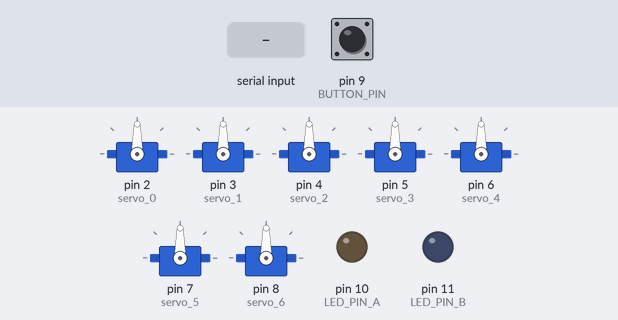
This sketch was run on a simulated Arduino Uno, built with avr-gcc and run on an emulated ATmega328P. On the bench: 7 × servo, output pins drawn as LEDs (lit = HIGH). The inputs (shaded band) are chosen by the test bench; at power-on: pin 9 (BUTTON_PIN) HIGH.

Above: at 1.2 s.
1.3 s: pin 9 (BUTTON_PIN) pulled LOW for 0.15 s
At 1.7 s:
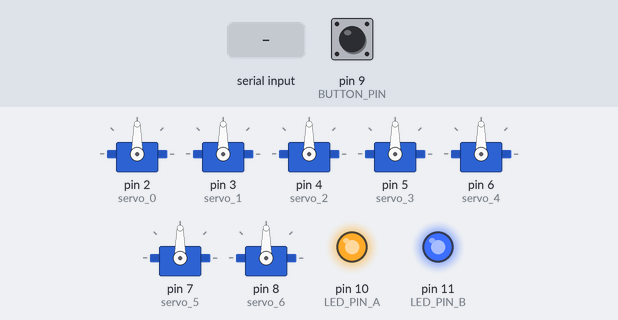
2.9 s: "30,150\n" received over Serial
At 3.7 s:
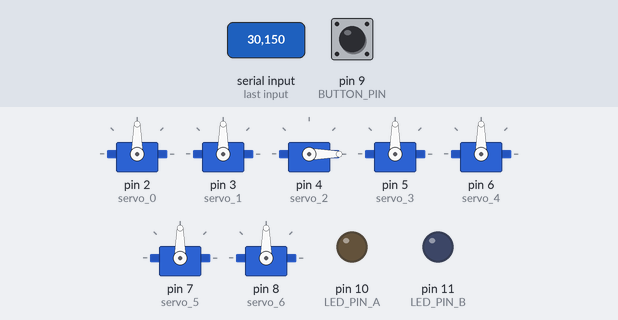
4.4 s: "1\n" received over Serial
At 4.7 s:
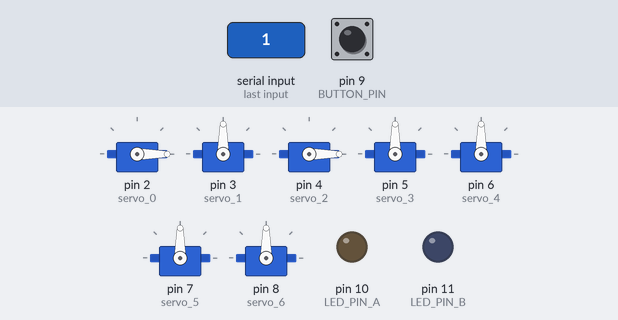
5.9 s: pin 9 (BUTTON_PIN) pulled LOW for 1 s
At 6.4 s:
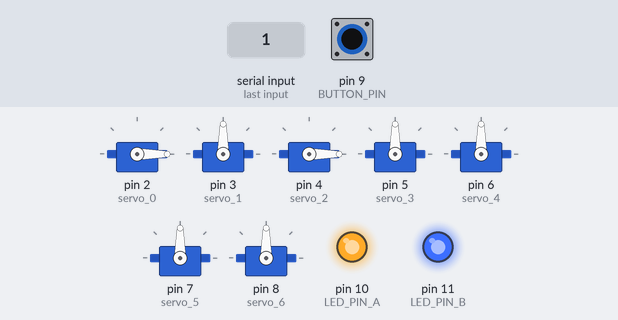
8.4 s: "2\n" received over Serial
At 8.9 s:
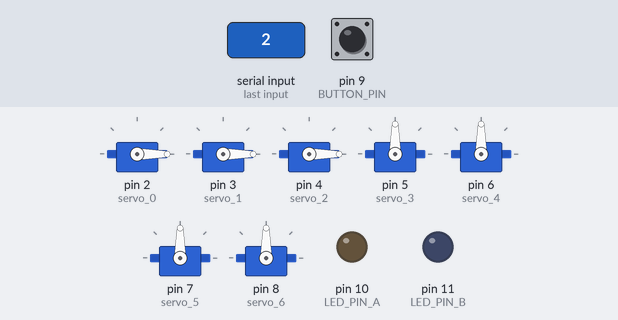
9.9 s: "4\n" received over Serial
At 11.2 s:
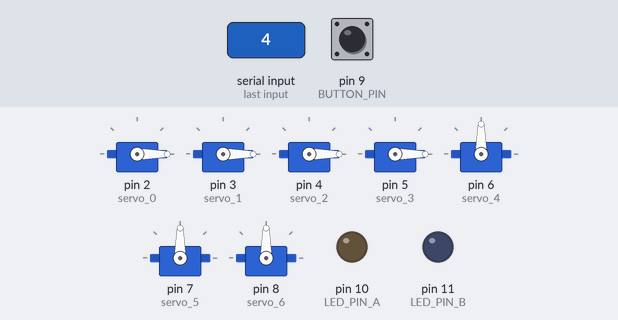
Timing chart, 0 to 12.4 s (numbered marks = the images above; inputs shaded):
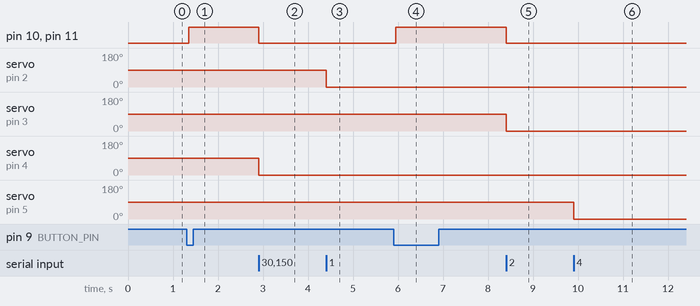

Measured:
- after the input at 1.3 s, pin 10 (LED_PIN_A), pin 11 (LED_PIN_B): LOW → HIGH after 0.05 s
- after the input at 2.9 s, pin 10 (LED_PIN_A), pin 11 (LED_PIN_B): HIGH → LOW at once; servo on pin 4 (servo_2): 90° → 0° at once
- after the input at 4.4 s, servo on pin 2 (servo_0): 90° → 0° at once
- after the input at 5.9 s, pin 10 (LED_PIN_A), pin 11 (LED_PIN_B): LOW → HIGH after 0.05 s
- after the input at 8.4 s, pin 10 (LED_PIN_A), pin 11 (LED_PIN_B): HIGH → LOW at once; servo on pin 3 (servo_1): 90° → 0° at once
- after the input at 9.9 s, servo on pin 5 (servo_3): 90° → 0° at once

The sketch:

grupo_s21_h1.ino
```cpp
#include <Servo.h>

// Servos
Servo servo_0;
Servo servo_1;
Servo servo_2;
Servo servo_3;
Servo servo_4;
Servo servo_5;
Servo servo_6; // Espelha servo_4 (case 5)

// Pinos
#define BUTTON_PIN 9
#define LED_PIN_A  10
#define LED_PIN_B  11

// Posições atuais e salvas
int angulosAtuais[6] = {90, 90, 90, 90, 90, 90};
int posicaoSalva[6]  = {90, 90, 90, 90, 90, 90};

// Controle do botão (debounce)
bool ultimoEstadoBotao = HIGH;
unsigned long ultimoTempo = 0;
#define DEBOUNCE_MS 50

void setup() {
  Serial.begin(9600);

  servo_0.attach(2);
  servo_1.attach(3);
  servo_2.attach(4);
  servo_3.attach(5);
  servo_4.attach(6);
  servo_5.attach(7);
  servo_6.attach(8);

  pinMode(BUTTON_PIN, INPUT_PULLUP);
  pinMode(LED_PIN_A, OUTPUT);
  pinMode(LED_PIN_B, OUTPUT);

  // LED apagado inicialmente
  digitalWrite(LED_PIN_A, LOW);
  digitalWrite(LED_PIN_B, LOW);
}

void loop() {

  // --- Leitura serial (comandos do PC) ---
  if (Serial.available() > 0) {
    String input = Serial.readStringUntil('\n');
    int servoIndex = input.substring(0, 1).toInt();
    int servoValue = input.substring(2).toInt();

    // Validação do valor
    if (servoValue < 0 || servoValue > 180) return;

    switch (servoIndex) {
      case 1:
        servo_0.write(servoValue);
        angulosAtuais[0] = servoValue;
        break;
      case 2:
        servo_1.write(servoValue);
        angulosAtuais[1] = servoValue;
        break;
      case 3:
        servo_2.write(servoValue);
        angulosAtuais[2] = servoValue;
        break;
      case 4:
        servo_3.write(servoValue);
        angulosAtuais[3] = servoValue;
        break;
      case 5:
        servo_4.write(servoValue);
        servo_6.write(180 - servoValue); // Movimento espelhado
        angulosAtuais[4] = servoValue;
        break;
      case 6:
        servo_5.write(servoValue);
        angulosAtuais[5] = servoValue;
        break;
      default:
        break;
    }

    // Apaga LED ao mover
    digitalWrite(LED_PIN_A, LOW);
    digitalWrite(LED_PIN_B, LOW);
  }

  // --- Leitura do botão com debounce ---
  bool estadoAtual = digitalRead(BUTTON_PIN);
  if (estadoAtual != ultimoEstadoBotao) {
    ultimoTempo = millis();
  }

  if ((millis() - ultimoTempo) > DEBOUNCE_MS) {
    if (estadoAtual == LOW) { // Botão pressionado
      for (int i = 0; i < 6; i++) {
        posicaoSalva[i] = angulosAtuais[i];
      }
      // Ambos HIGH → porta AND do CI → LED acende
      digitalWrite(LED_PIN_A, HIGH);
      digitalWrite(LED_PIN_B, HIGH);
    }
  }

  ultimoEstadoBotao = estadoAtual;
}
```
